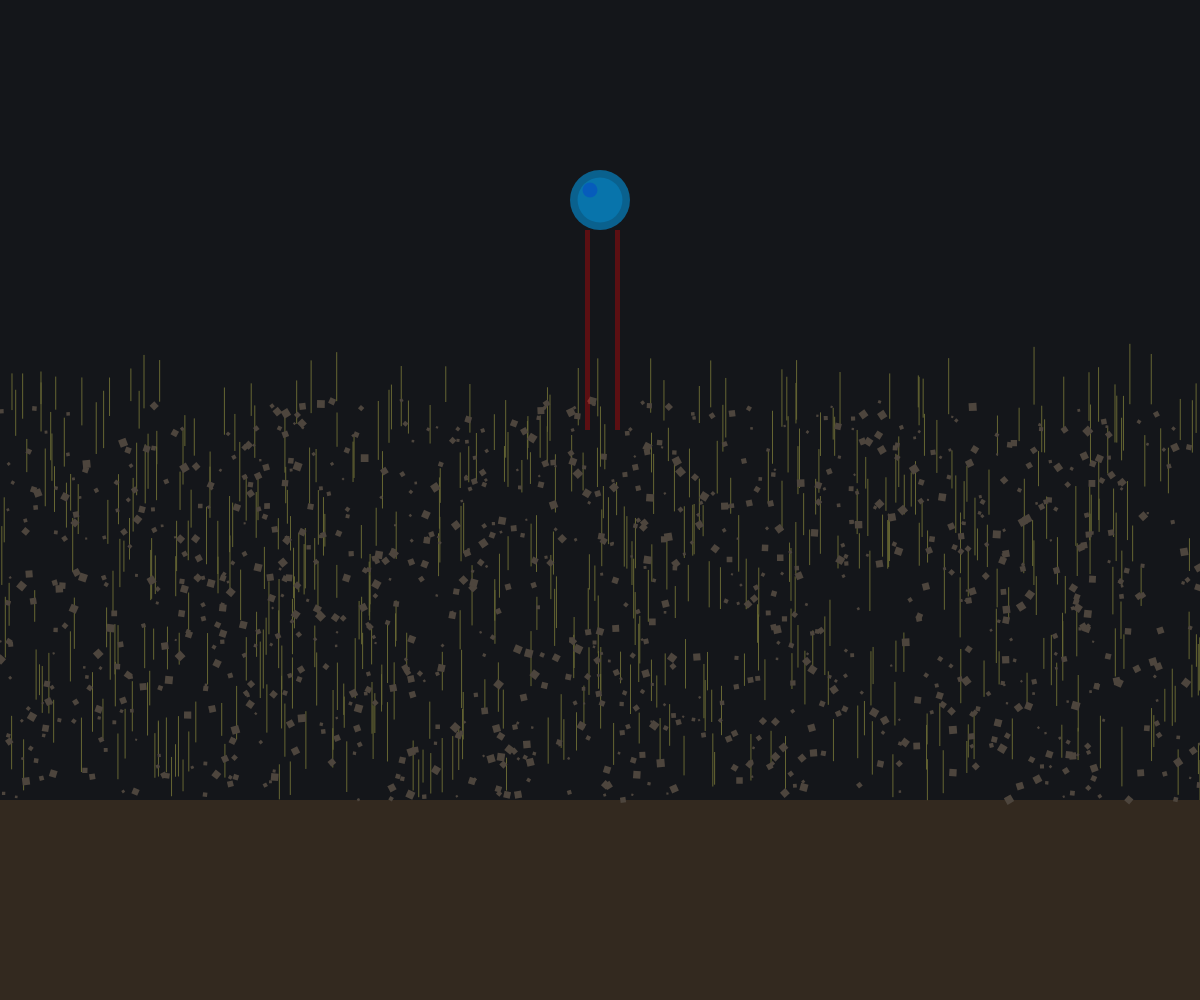
Frame 1 (no input)
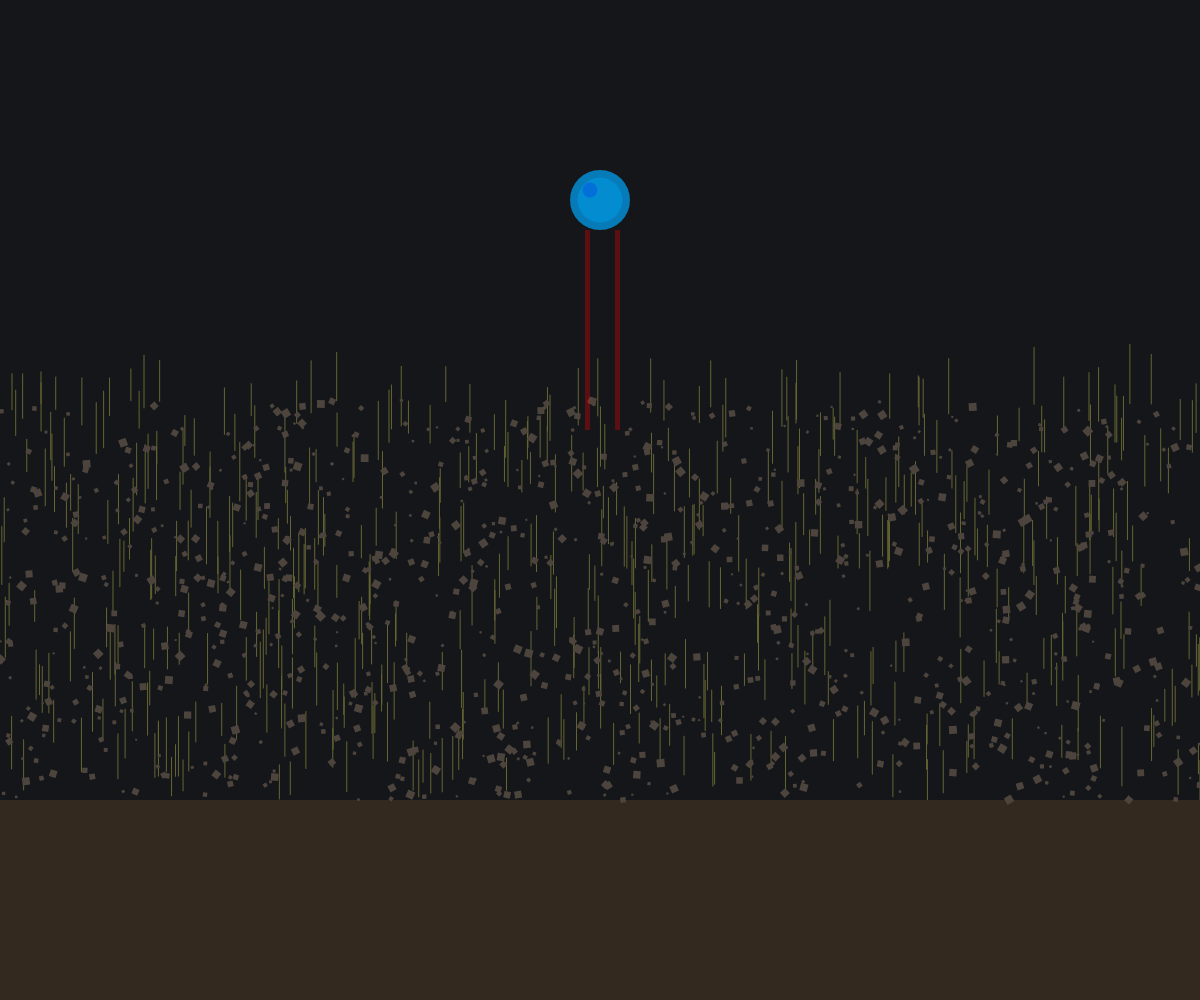
Frame 60 (no input)
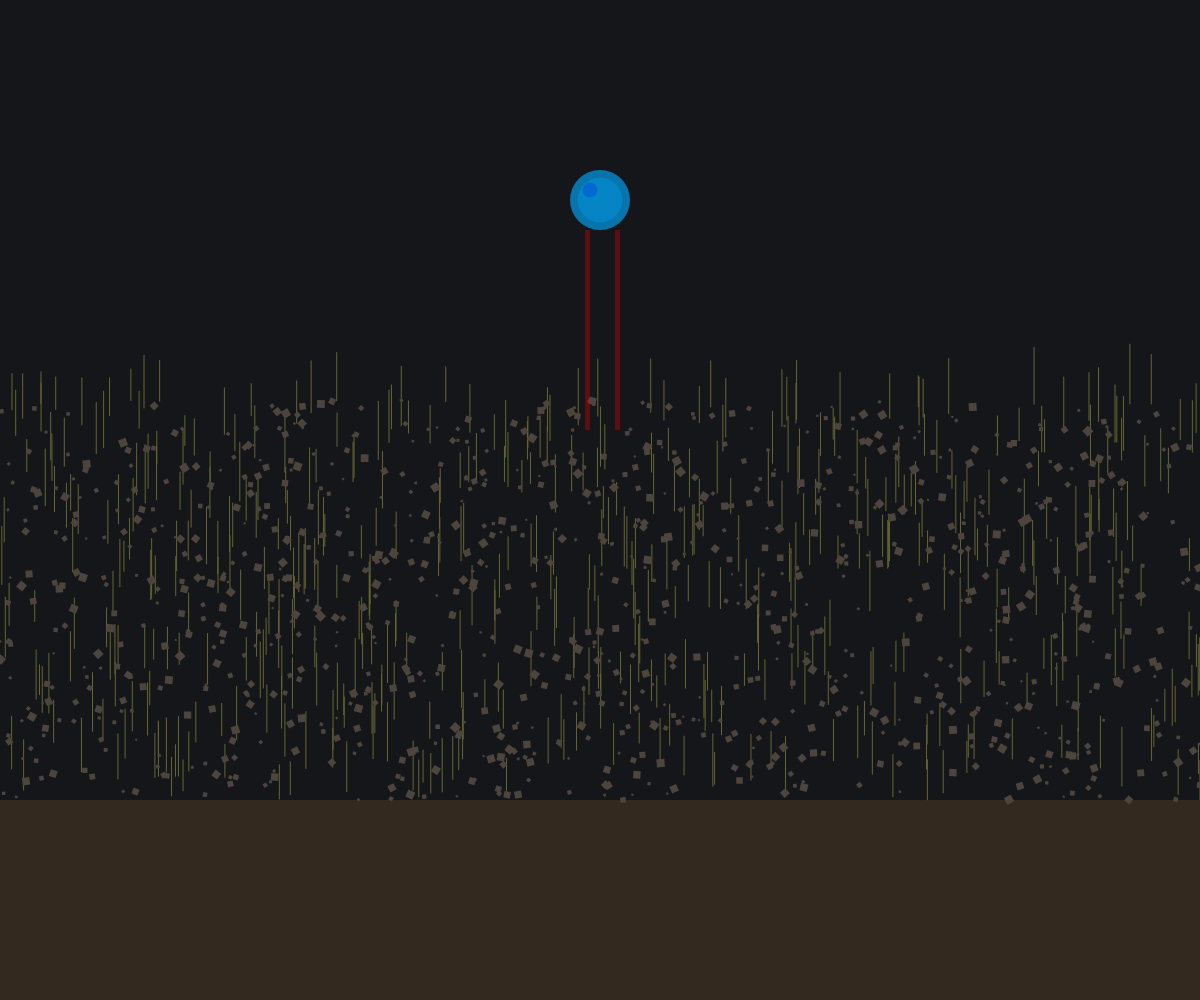
Frame 120 (the mouse pressed at the canvas centre since frame 60)

The p5.js sketch that drew these frames (run headless with seeded random() and noise() and a simulated clock; from frame 60 on, the mouse is pressed at the canvas centre):

// p5.js sketch
// ── sketch.js
let cornStalks = [];
let husks = [];
let ufo;
let beam1, beam2;

function setup() {
  createCanvas(windowWidth, windowHeight);
  colorMode(HSB, 360, 100, 100, 1);
  
  // Create corn field
  for (let i = 0; i < 500; i++) {
    cornStalks.push({
      x: random(width),
      y: random(height * 0.4, height * 0.8),
      h: random(30, 60),
      w: random(2, 5)
    });
  }
  
  // Create husks
  for (let i = 0; i < 1000; i++) {
    husks.push({
      x: random(width),
      y: random(height * 0.4, height * 0.8),
      size: random(2, 8),
      angle: random(TWO_PI)
    });
  }
  
  // UFO
  ufo = {
    x: width / 2,
    y: height * 0.2,
    r: 30,
    glow: 0
  };
  
  // Beams
  beam1 = {
    x: ufo.x - 15,
    y: ufo.y + ufo.r,
    length: 200,
    intensity: 0.8
  };
  
  beam2 = {
    x: ufo.x + 15,
    y: ufo.y + ufo.r,
    length: 200,
    intensity: 0.8
  };
}

function draw() {
  background(220, 20, 10); // Sky
  
  // Draw ground
  fill(30, 40, 20);
  noStroke();
  rect(0, height * 0.8, width, height * 0.2);
  
  // Draw corn stalks
  stroke(60, 50, 40);
  for (let stalk of cornStalks) {
    line(stalk.x, stalk.y, stalk.x, stalk.y - stalk.h);
  }
  
  // Draw husks
  fill(30, 20, 30);
  noStroke();
  for (let husk of husks) {
    push();
    translate(husk.x, husk.y);
    rotate(husk.angle);
    rect(-husk.size/2, -husk.size/2, husk.size, husk.size);
    pop();
  }
  
  // Draw beams
  noStroke();
  fill(0, 100, 100, 0.3);
  rect(beam1.x, beam1.y, 5, beam1.length);
  rect(beam2.x, beam2.y, 5, beam2.length);
  
  // Draw UFO
  ufo.glow = (sin(frameCount * 0.02) + 1) * 0.2 + 0.3;
  
  fill(200, 100, 100, ufo.glow);
  noStroke();
  ellipse(ufo.x, ufo.y, ufo.r * 2, ufo.r * 2);
  
  // Add a subtle inner glow
  fill(200, 100, 100, ufo.glow * 0.5);
  ellipse(ufo.x, ufo.y, ufo.r * 1.5, ufo.r * 1.5);
  
  // Add a subtle light reflection
  fill(240, 100, 100, 0.2);
  ellipse(ufo.x - ufo.r/3, ufo.y - ufo.r/3, ufo.r/2, ufo.r/2);
}
